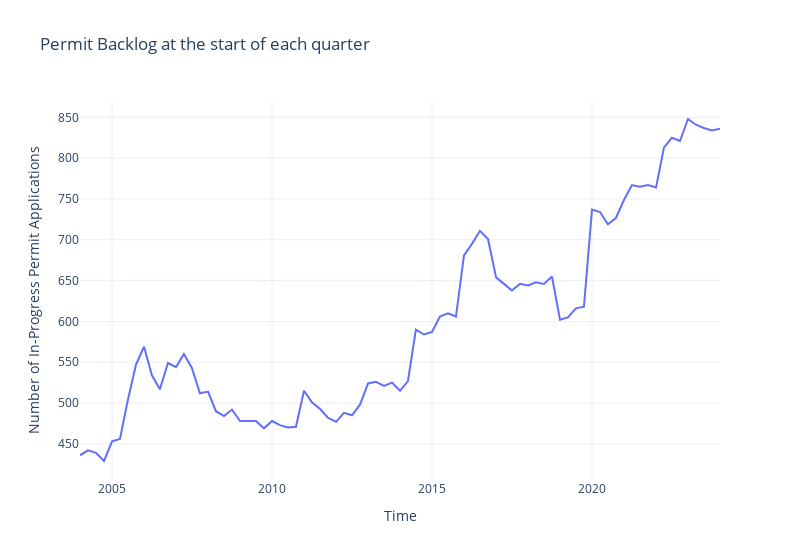

Source (notebook cell):
### Markdown cell above
The Deputy Director of Permit Services, Neville Pereira, attributed the long wait times to the growing backlog of permit applications caused by lay-offs after the 2008 recession and disruptions from by COVID-19<sup>[7](https://www.sfchronicle.com/sf/article/housing-permits-san-francisco-17652633.php)</sup>. We can see the growing backlog as evidence of a decade long problem, starting in the early 2010s and exacerbated by the pandemic in 2020. The departments responsible for processing these applications clearly did not have enough resources to meet the demand. With such an evident signal of the problem, I'm left to wonder why it went on unabated for so long.

### Code cell
def _count_of_pending_permits_as_of_date(df, date):
    pending_permits = df[
        (df["Filed Date"] <= date)
        & ((df["Issued Date"].isna()) | (df["Issued Date"] > date))
        & ~(
            (df["Current Status"].isin(["withdrawn", "disapproved"]) )& 
            (df["Current Status Date"] <= date)
        )
    ]
    return len(pending_permits)


plotly.offline.init_notebook_mode(connected=True)
quarter_index = pd.date_range("2004-01-01", "2024-01-01", freq="QS")
backlog = quarter_index.to_series().apply(lambda x: _count_of_pending_permits_as_of_date(permits_df, x))
fig = px.line(
    backlog, 
    labels={"value": "Number of In-Progress Permit Applications", "index": "Time"}, 
    title="Permit Backlog at the start of each quarter",
    width=800,
    template="plotly_white"
)
fig.update_layout(showlegend=False)

### Figure 1 — Plotly figure (JSON) as saved in the notebook; plotly's stock layout.template omitted (floating-point values rounded to 4 significant figures)
{"data": [{"hovertemplate": "variable=0<br>Time=%{x}<br>Number of In-Progress Permit Applications=%{y}<extra></extra>", "legendgroup": "0", "line": {"color": "#636efa", "dash": "solid"}, "marker": {"symbol": "circle"}, "mode": "lines", "name": "0", "orientation": "v", "showlegend": true, "type": "scatter", "x": ["2004-01-01T00:00:00", "2004-04-01T00:00:00", "2004-07-01T00:00:00", "2004-10-01T00:00:00", "2005-01-01T00:00:00", "2005-04-01T00:00:00", "2005-07-01T00:00:00", "2005-10-01T00:00:00", "2006-01-01T00:00:00", "2006-04-01T00:00:00", "2006-07-01T00:00:00", "2006-10-01T00:00:00", "2007-01-01T00:00:00", "2007-04-01T00:00:00", "2007-07-01T00:00:00", "2007-10-01T00:00:00", "2008-01-01T00:00:00", "2008-04-01T00:00:00", "2008-07-01T00:00:00", "2008-10-01T00:00:00", "2009-01-01T00:00:00", "2009-04-01T00:00:00", "2009-07-01T00:00:00", "2009-10-01T00:00:00", "2010-01-01T00:00:00", "2010-04-01T00:00:00", "2010-07-01T00:00:00", "2010-10-01T00:00:00", "2011-01-01T00:00:00", "2011-04-01T00:00:00", "2011-07-01T00:00:00", "2011-10-01T00:00:00", "2012-01-01T00:00:00", "2012-04-01T00:00:00", "2012-07-01T00:00:00", "2012-10-01T00:00:00", "2013-01-01T00:00:00", "2013-04-01T00:00:00", "2013-07-01T00:00:00", "2013-10-01T00:00:00", "2014-01-01T00:00:00", "2014-04-01T00:00:00", "2014-07-01T00:00:00", "2014-10-01T00:00:00", "2015-01-01T00:00:00", "2015-04-01T00:00:00", "2015-07-01T00:00:00", "2015-10-01T00:00:00", "2016-01-01T00:00:00", "2016-04-01T00:00:00", "2016-07-01T00:00:00", "2016-10-01T00:00:00", "2017-01-01T00:00:00", "2017-04-01T00:00:00", "2017-07-01T00:00:00", "2017-10-01T00:00:00", "2018-01-01T00:00:00", "2018-04-01T00:00:00", "2018-07-01T00:00:00", "2018-10-01T00:00:00", "2019-01-01T00:00:00", "2019-04-01T00:00:00", "2019-07-01T00:00:00", "2019-10-01T00:00:00", "2020-01-01T00:00:00", "2020-04-01T00:00:00", "2020-07-01T00:00:00", "2020-10-01T00:00:00", "2021-01-01T00:00:00", "2021-04-01T00:00:00", "2021-07-01T00:00:00", "2021-10-01T00:00:00", "2022-01-01T00:00:00", "2022-04-01T00:00:00", "2022-07-01T00:00:00", "2022-10-01T00:00:00", "2023-01-01T00:00:00", "2023-04-01T00:00:00", "2023-07-01T00:00:00", "2023-10-01T00:00:00", "2024-01-01T00:00:00"], "xaxis": "x", "y": [436, 442, 439, 429, 453, 456, 504, 547, 569, 534, 517, 549, 544, 560, 543, 512, 514, 490, 484, 492, 478, 478, 478, 469, 478, 473, 470, 471, 515, 501, 493, 482, 477, 488, 485, 498, 524, 526, 521, 525, 515, 527, 590, 584, 587, 606, 610, 606, 681, 695, 711, 701, 654, 646, 638, 646, 644, 648, 646, 655, 602, 605, 616, 618, 737, 734, 719, 727, 749, 767, 765, 767, 764, 813, 825, 821, 848, 841, 837, 834, 836], "yaxis": "y"}], "layout": {"legend": {"title": {"text": "variable"}, "tracegroupgap": 0}, "showlegend": false, "title": {"text": "Permit Backlog at the start of each quarter"}, "width": 800, "xaxis": {"anchor": "y", "domain": [0, 1], "title": {"text": "Time"}}, "yaxis": {"anchor": "x", "domain": [0, 1], "title": {"text": "Number of In-Progress Permit Applications"}}}}
